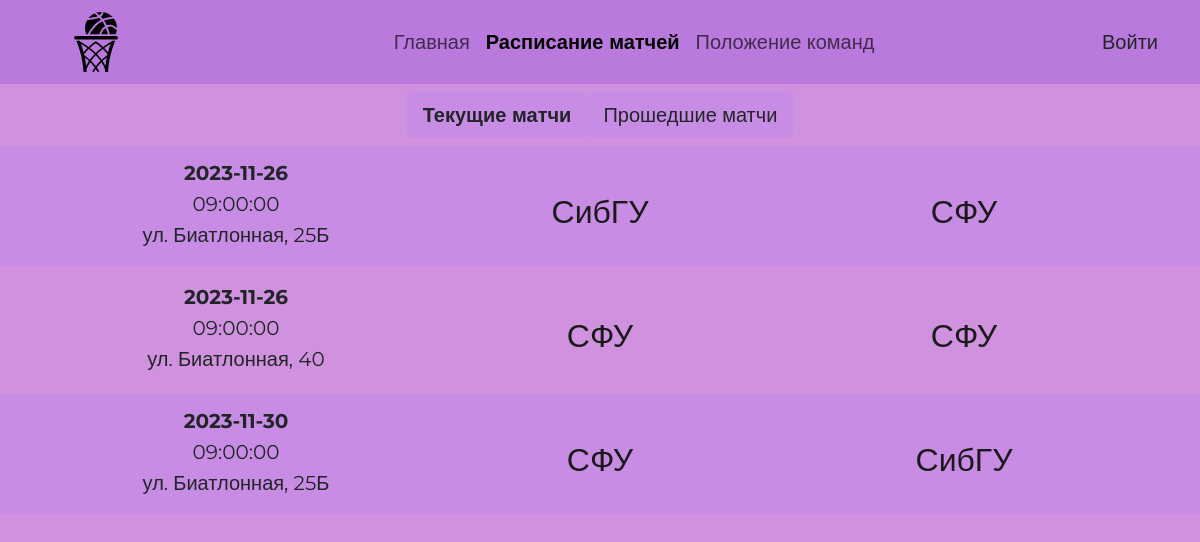
The page /matches/ on the database its author committed.
### players/models.py (models this page shows, shortened)
class Match(models.Model):
    team_home = models.ForeignKey(Team, related_name='home_matches', on_delete=models.CASCADE)
    team_away = models.ForeignKey(Team, related_name='away_matches', on_delete=models.CASCADE)
    date = models.DateField()
    time = models.TimeField(default="09:00:00")
    place = models.TextField(default="ул. Биатлонная, 25Б")
    is_finished = models.BooleanField("Игра состоялась", default=0)
    team_home_score = models.PositiveIntegerField(default=0)
    team_away_score = models.PositiveIntegerField(default=0)
    class Meta:
        ordering = ("is_finished", "date",)
    @property
    def winner(self):
        if self.team_home_score == self.team_away_score:
            return None
        return self.team_home if self.team_home_score > self.team_away_score else self.team_away

class Team(models.Model):
    name = models.CharField(max_length=100)
    def __str__(self):
        return self.name

### players/views.py (the view)
# urls.py: path('matches/', views.match_list, name='match_list'),
def match_list(request):
    matches = Match.objects.filter(is_finished=0)
    return render(request, "players/match_list.html", {"matches": matches})

### templates/players/match_list.html (shortened to what this page needs)
{% extends 'base.html' %}
{% load static %}
{% block content %}
  <div class="text-center my-2">
    <nav class="text-dark nav nav-pills flex-column flex-sm-row justify-content-center">
      <a class="text-dark text-sm-center overlay nav-link{% if request.resolver_match.url_name == 'match_list' %} active{% endif %}"
         href="{% url 'match_list' %}">Текущие матчи</a>
      <a class="text-dark text-sm-center overlay nav-link{% if request.resolver_match.url_name == 'past_match_list' %} active{% endif %}"
         href="{% url 'past_match_list' %}">Прошедшие матчи</a>
    </nav>
  </div>
  {% for match in matches %}
    <div class="container-fluid pt-2 {% cycle 'overlay' '' %}">
      <div class="container px-5 my-1">
        <div class="row align-items-center gx-5">
          <div class="col-lg-4 mb-lg-0 text-center">
            <p class="fw-bolder mb-1 fs-5">{{ match.date|upper }}</p>
            {% if not is_finished %}
              <h5 class="fw-normal mb-1">{{ match.time|upper }}</h5>
              <p class="lead fw-normal">{{ match.place }}</p>
            {% endif %}
          </div>
          <div class="col-lg-8 text-center">
            <div class="row align-items-center gx-5">
              <div class="col h-100">
                <a class="lead team-link {% if match.winner == match.team_home and match.is_finished %}fw-bolder{% else %}fw-normal{% endif %} fs-2"
                   href="{% url "team_detail" match.team_home.pk %}">
                  {{ match.team_home }}
                </a>
              </div>
              <div class="col h-100">
                <a class="lead team-link {% if match.winner == match.team_away and match.is_finished %}fw-bolder{% else %}fw-normal{% endif %} fs-2"
                   href="{% url "team_detail" match.team_away.pk %}">
                  {{ match.team_away }}
                </a>
              </div>
            </div>
          </div>
        </div>
      </div>
    </div>
  {% endfor %}
{% endblock %}

### static/css/style.css (style rules this page uses)
* { margin: 0; padding: 0; }
html, body { width: 100%; min-height: 100vh; }
body { background-color: #d091de; font-family: 'Montserrat', sans-serif; font-size: 20px; font-weight: 500; }
.nav-link.active { font-weight: 700; }
.overlay, .nav-pills .nav-link.active { background-color: #c98ce5; }
.nav.nav-pills .nav-link { outline: none; }
a.team-link { text-decoration: none; display: inline-block; color: #1a1a1c; font-size: 14px; font-weight: 300; }

### rows shown on the page
Match: date "2023-11-26", time "09:00:00", place "ул. Биатлонная, 25Б", team_home "СибГУ", team_away "СФУ"
Match: date "2023-11-26", time "09:00:00", place "ул. Биатлонная, 40", team_home "СФУ", team_away "СФУ"
Match: date "2023-11-30", time "09:00:00", place "ул. Биатлонная, 25Б", team_home "СФУ", team_away "СибГУ"
